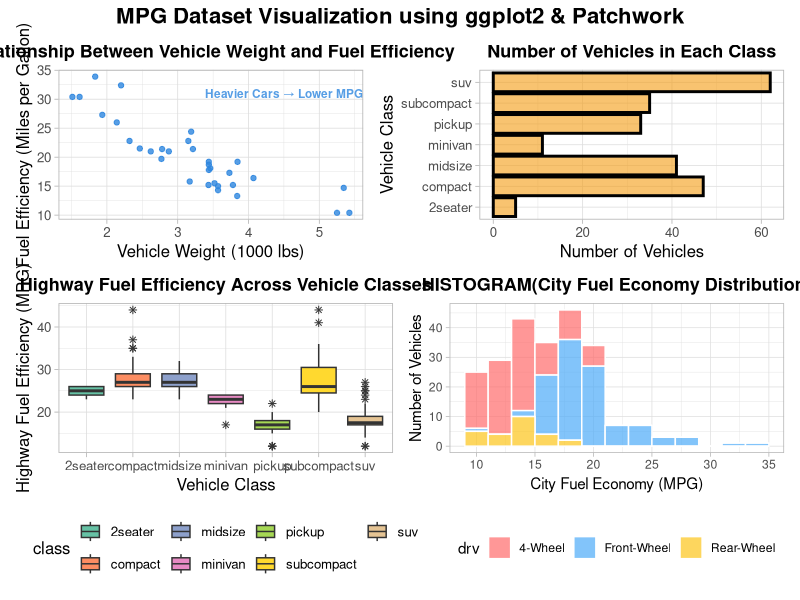

Reproduce this figure in R.
library(ggplot2)
library(patchwork)

p1 <- ggplot(mtcars,aes(x=wt,y=mpg))+
  geom_point(color="#2E86DE",pch=19,alpha=0.8)+
  labs(title="Relationship Between Vehicle Weight and Fuel Efficiency",x="Vehicle Weight (1000 lbs)",y="Fuel Efficiency (Miles per Gallon)")+
  annotate("text",y=31,x=4.5,label="Heavier Cars → Lower MPG",fontface="bold",color="#2E86DE",size=3,alpha=0.8)+
  theme_light(base_size=12)+
  theme(plot.title = element_text(
      hjust = 0.5,
      face = "bold",
      size = 13))
      


p2 <- ggplot(mpg, aes(x=class))+
  geom_bar(linewidth = 1,fill="#F39C12",color="black",alpha=0.6)+
  coord_flip()+
  labs(title= "Number of Vehicles in Each Class",x = "Vehicle Class", y="Number of Vehicles")+
  theme_light(base_size=12)+
  theme(plot.title = element_text(
    hjust = 0.5,
    face = "bold",
    size = 13))
  


p3 <- ggplot(mpg,aes(x=class,y =hwy,fill=class))+
  geom_boxplot(outlier.shape=8)+
  labs(title="Highway Fuel Efficiency Across Vehicle Classes",x="Vehicle Class",y="Highway Fuel Efficiency (MPG)")+
  theme_light(base_size=12)+
  scale_fill_brewer(palette="Set2")+
  theme(legend.position = "bottom",plot.title = element_text(hjust = 0.5,face = "bold", size = 13))

p4 <- ggplot(data = mpg, aes(x = cty,fill=drv)) + 
  geom_histogram(binwidth = 2,color="white",alpha=0.7) +
  scale_fill_manual(values = c("4" = "#FF6B6B", "f" = "#4DABF7", "r" = "#FCC419"),
                    labels = c("4" = "4-Wheel", "f" = "Front-Wheel", "r" = "Rear-Wheel"))+
  labs(title = "HISTOGRAM(City Fuel Economy Distribution)", x = "City Fuel Economy (MPG)", y = "Number of Vehicles") +
  theme_light()+
  theme(legend.position ="bottom",plot.title = element_text(hjust = 0.5,face = "bold",size = 13))

(((p1|p2)/(p3|p4))) + plot_annotation(title = "MPG Dataset Visualization using ggplot2 & Patchwork",
                                      theme = theme( plot.title = element_text(size=16,face="bold",hjust=0.5)))
